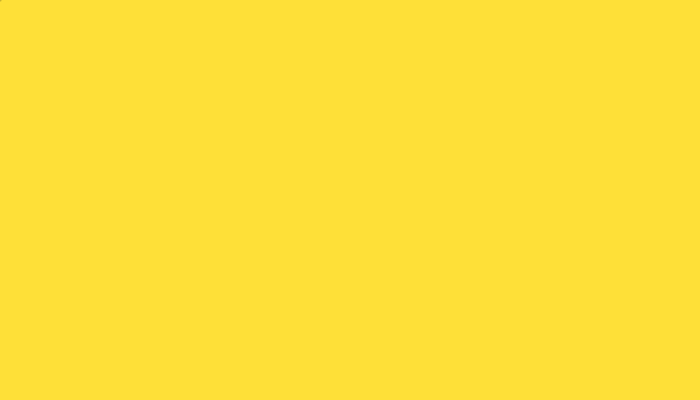
Frame 1 (no input)
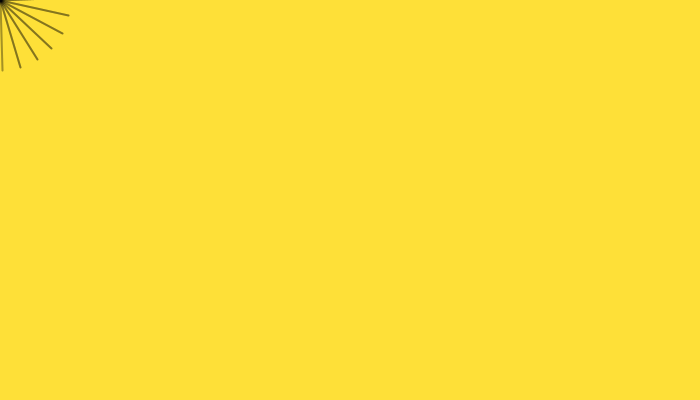
Frame 60 (the mouse pressed at the canvas centre just before this capture)
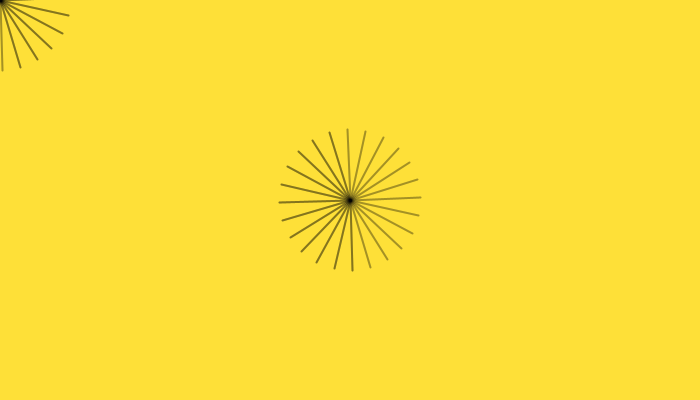
Frame 120 (the mouse held since frame 60 and released just before this capture)

The Processing sketch that drew these frames (run headless with seeded random() and noise(); from frame 60 on, the mouse is pressed at the canvas centre):

// Processing sketch: processing_10020
// ── processing_10020.pde

// modificando


float  angulo = 500;  ///pausinho do sol
int tamanio=20 ;  ///tamanho bolinhas para desenhar
void setup() 

//setup basico
{
  background(254,224,56);
  frameRate(30); 
  size(700,400);
  smooth();
  noCursor();
}

 //acao
void draw() {
  dibujarLinea();
}

///preset PDF

void keyPressed() {
  switch(key) {
  case '+': 
    tamanio++;
    break;
  case '-': 
    tamanio--;
    break;

  }
}

//bolas fundo
void mouseDragged() {
  println("ddddm:"+tamanio);
  dibujarPelotas();
}

void mouseMoved() {
  fill(random(255),100);
  noStroke();
  ellipse(random(width),random(height),map(mouseX,10,width,0,10),map(mouseX,10,width,0,50));
}


//bolas com tracos
void dibujarLinea() {
  if (mouseX != 10) {

    pushMatrix();
    angulo =  angulo+ PI/12;
    stroke(0,50);
    strokeWeight(2);
    translate(mouseX,mouseY);
    rotate(angulo);
    line(0,0,50,50);
    popMatrix();
  }
  
  
  /// dibujando com las pelotas
}
void dibujarPelotas() {
  noStroke();
  fill(devuelveColor());
  float tam = map(mouseY,200,height,200,tamanio);
  ellipse(mouseX,mouseY, tam,tam);
}
color devuelveColor() {
  float rojo = random (0,100);
  float verde = random(0,100);
  float azul = 50;
  return color(rojo,verde,azul);
}
